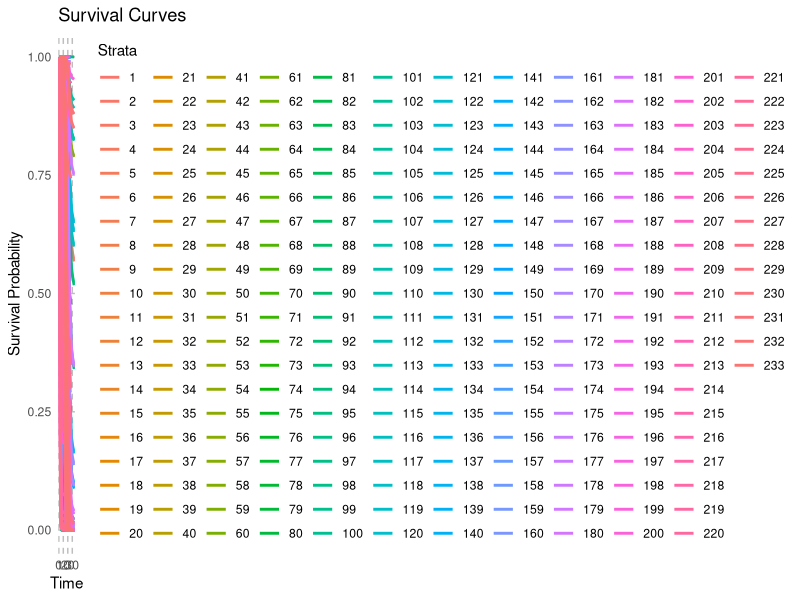
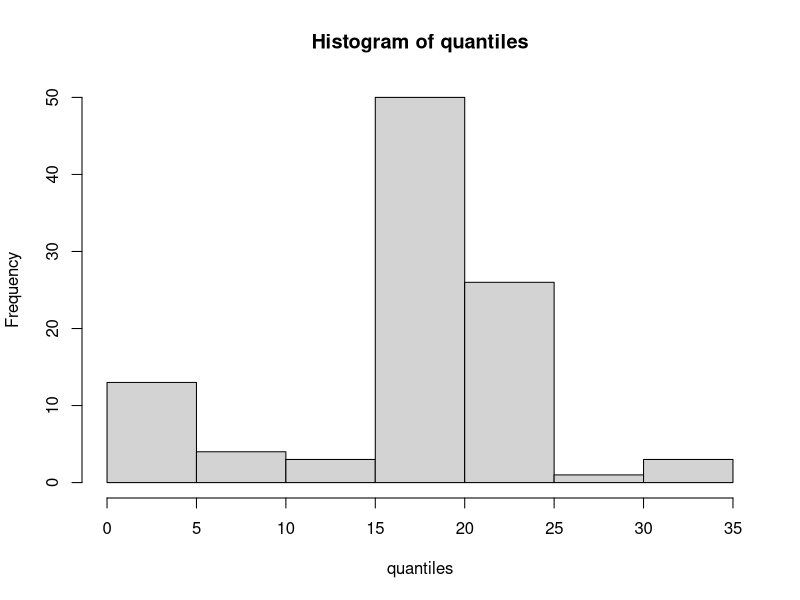
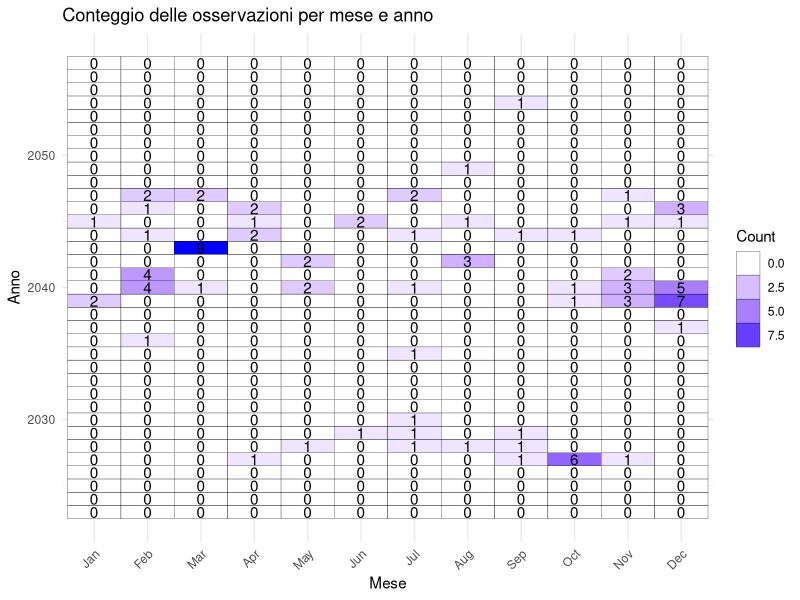

Generate these figures, in order, with R:
## ---- chunk 1
knitr::opts_chunk$set(echo = TRUE)
library(readxl)
library(survival)
library(survminer)
library(dplyr)
library(ggplot2)
library(knitr)
library(broom)
library(tidyr)
library(lubridate)
## ---- chunk 2
train.set <- read_excel("../Dataset/TrainingSet.xlsx", col_names = TRUE)
test.set <- read_excel("../Dataset/TestSet.xlsx", col_names = TRUE)
data <- read_excel("../Dataset/JoinDatasets.xlsx", col_names = TRUE)
## ---- chunk 3
# Remove negligible classes
i <- which(train.set$Purpose == 'Navigation' | train.set$Orbit == 'Elliptical' | train.set$Continent == 'Africa' | train.set$Continent == 'Multinational' | train.set$Continent == 'Oceania' )
train.set <- train.set[-i,]

i <- which(test.set$Purpose == 'Navigation' | test.set$Orbit == 'Elliptical' | test.set$Continent == 'Africa' | test.set$Continent == 'Multinational' | test.set$Continent == 'Oceania' )
test.set <- test.set[-i,]

i <- which(data$Purpose == 'Navigation' | data$Orbit == 'Elliptical' | data$Continent == 'Africa' | data$Continent == 'Multinational' | data$Continent == 'Oceania' )
data <- data[-i,]

# Transform eccentricity
i <- which(train.set$Eccentricity == 0)
train.set$Eccentricity[i] = 1
train.set$log.Eccentricity <- -log(train.set$Eccentricity)

i <- which(test.set$Eccentricity == 0)
test.set$Eccentricity[i] = 1
test.set$log.Eccentricity <- -log(test.set$Eccentricity)

i <- which(data$Eccentricity == 0)
data$Eccentricity[i] = 1
data$log.Eccentricity <- -log(data$Eccentricity)
## ---- chunk 4
time <- train.set$`Effective Lifetime`
status <- train.set$Status

cox <- coxph(Surv(time,status == 'retired') ~ Apogee + log.Eccentricity + Mass + Users + strata(Purpose) + Continent + strata(Orbit), data = train.set)
summary(cox)
## ---- chunk 5
idx <- which(data$Status == "censored")
data <- data[idx,]
bashaz.data <- basehaz(cox, data, centered=TRUE)
basehax.dataframe <- data.frame(bashaz.data)
## ---- chunk 6
expLP <- predict(cox, data, type = 'risk', reference=c("strata"))
## ---- chunk 7
# Create temp dataframe
surv.data <- data.frame(hazard = numeric(), timeS = numeric(), strata = numeric(), survival = numeric())

# r <-  sample(1:113, 5, replace = FALSE)
# r <- c(1,8,24)
# r <-c(70:80)
r <- c(1,8,30,38, 60, 79)
n <- dim(data)[1]
for (i in 1:n) { # i in r
  haz <- basehax.dataframe[which(basehax.dataframe$strata == i), 1]
  timeS <- basehax.dataframe[which(basehax.dataframe$strata == i), 2]
  strata <- rep(i, length(haz))
  curva <- haz * expLP[i]
  surv <- exp(-cumsum(curva))
  surv.data <- rbind(surv.data, data.frame(hazard = haz, timeS = timeS, strata = strata, survival =  surv))
}
## ---- chunk 8
ggplot(surv.data, aes(x = timeS, y = survival, color = factor(strata))) +
  geom_line(size = 1) +
  scale_color_discrete(name = "Strata") +
  labs(x = "Time", y = "Survival Probability", title = "Survival Curves") +
  theme_minimal() +
  theme(panel.grid.major = element_line(colour = "gray", linetype = "dashed"),
        panel.grid.minor = element_blank())
## ---- chunk 9
quantiles <- numeric(n)

for(i in 1:n){
  (idx <- which(surv.data$strata == i))
  data_temp <- surv.data[idx,]
  
  # Indice primo istante di tempo in cui la probabilità scende sotto il 10%
  (it <- which(data_temp$survival < 0.1)[1])

  # Tempo in cui la probabilità scende sotto 0.1
  (quantiles[i] <- data_temp$timeS[it])
}

hist(quantiles)
quantiles[order(quantiles)]
## ---- chunk 10
# Converti i tempi in anni in numeri interi
anni_interi <- as.numeric(quantiles)

# Calcola le date a partire da oggi
date_futuro <- as.Date("2023-11-17") + anni_interi * 365 
date_futuro <- na.omit(date_futuro)

# Estrai gli anni e i mesi dalle date future
anni_data <- year(date_futuro)
mesi_data <- factor(month(date_futuro), labels = month.abb, ordered = FALSE)

# Creazione del dataframe con tutte le combinazioni di mese e anno
anni <- seq(as.Date("2023-11-17"), by = "year", length.out = 35)
anni <- year(anni)
mesi <- factor(month.abb, levels = month.abb)  # Converti i mesi in un fattore ordinato
combinazioni_mese_anno <- expand.grid(Mese = mesi, Anno = anni)

# Aggiungi le osservazioni al dataframe (ipotizzando che tu abbia un dataframe di dati chiamato "dati")
dati <- data.frame(Mese = mesi_data,
                   Anno = anni_data)  # Esempio di dati casuali

# Calcola il conteggio delle osservazioni per ogni combinazione di mese e anno
conteggio_osservazioni <- dati %>%
  group_by(Anno, Mese) %>%
  summarise(Count = n())

# Unisci il conteggio delle osservazioni con il dataframe delle combinazioni di mese e anno
dati_completi <- left_join(combinazioni_mese_anno, conteggio_osservazioni, by = c("Anno", "Mese"))

# Riempire eventuali valori mancanti con 0
dati_completi$Count[is.na(dati_completi$Count)] <- 0

# Plot bidimensionale con il conteggio delle osservazioni
ggplot(dati_completi, aes(x = Mese, y = Anno, fill = Count)) +
  geom_tile(color = "black") +
  geom_text(aes(label = Count), color = "black") +
  scale_fill_gradient(low = "white", high = "blue", guide = "legend") +
  labs(x = "Mese", y = "Anno", title = "Conteggio delle osservazioni per mese e anno") +
  theme_minimal() +
  theme(axis.text.x = element_text(angle = 45, hjust = 1))
